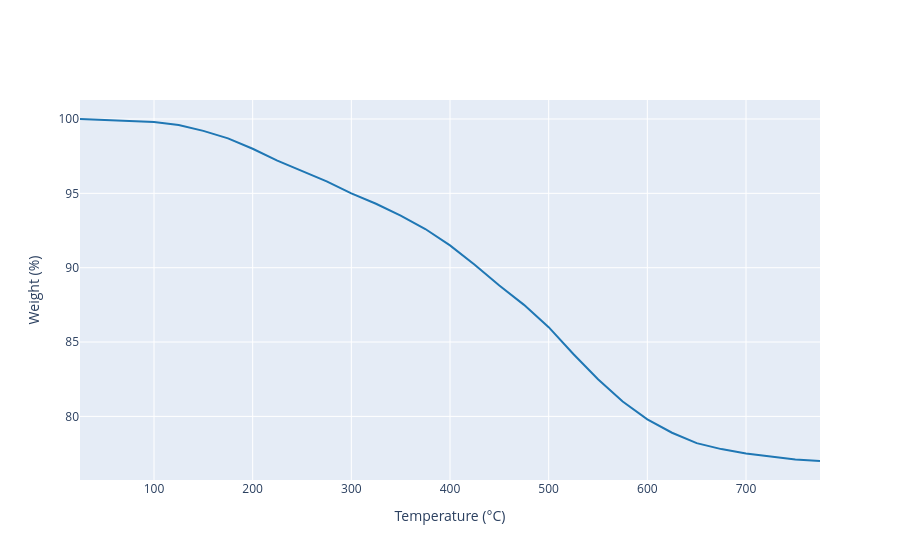

This figure's notebook cell:
### Code cell
# plot using different backends
from exptoolkit.plotter import XyPlotter

# Matplotlib
try:
    import matplotlib.pyplot as plt
except ImportError:
    print('failed to import matplotlib. skipping.')
else:
    fig, ax = plt.subplots()
    XyPlotter('temperature', 'weight', yunit='%').plot(normdata, ax, color='red')
    plt.show()

# Plotly
try:
    from plotly import graph_objects as go
except ImportError:
    print('failed to import plotly. skipping')
else:
    fig = go.Figure()
    XyPlotter('temperature', 'weight', yunit='%').plot(normdata, fig, color='C0')
    fig.show()

# OpenPyXl
try:
    from openpyxl import Workbook
    from openpyxl.chart import ScatterChart
except ImportError:
    print('failed to import openpyxl. skipping')
else:
    wb = Workbook()
    ws = wb.active
    chart = ScatterChart()
    chart.x_axis.delete = False
    chart.y_axis.delete = False
    chart.varyColors = False
    t = XyPlotter('temperature', 'weight', yunit='%').plot(normdata, (ws, chart), label='My TGA Data')
    t = XyPlotter('temperature', 'weight').plot(normdata, (ws, chart), label='My TGA Data')
    ws.add_chart(chart, "A10")
    wb.save('tga_plot.xlsx')

### Figure 1 — Plotly figure (JSON) as saved in the notebook; plotly's stock layout.template omitted (floating-point values rounded to 4 significant figures)
{"data": [{"line": {"color": "rgba(31, 119, 180, 1.0)"}, "mode": "lines", "x": [25.0, 50.0, 75.0, 100.0, 125.0, 150.0, 175.0, 200.0, 225.0, 250.0, 275.0, 300.0, 325.0, 350.0, 375.0, 400.0, 425.0, 450.0, 475.0, 500.0, 525.0, 550.0, 575.0, 600.0, 625.0, 650.0, 675.0, 700.0, 725.0, 750.0, 775.0], "y": [100.0, 99.95, 99.9, 99.8, 99.6, 99.2, 98.7, 98.0, 97.2, 96.5, 95.8, 95.0, 94.3, 93.5, 92.6, 91.5, 90.2, 88.8, 87.5, 86.0, 84.2, 82.5, 81.0, 79.8, 78.9, 78.2, 77.8, 77.5, 77.3, 77.1, 77.0], "type": "scatter"}], "layout": {"xaxis": {"title": {"text": "Temperature (°C)"}}, "yaxis": {"title": {"text": "Weight (%)"}}}}
